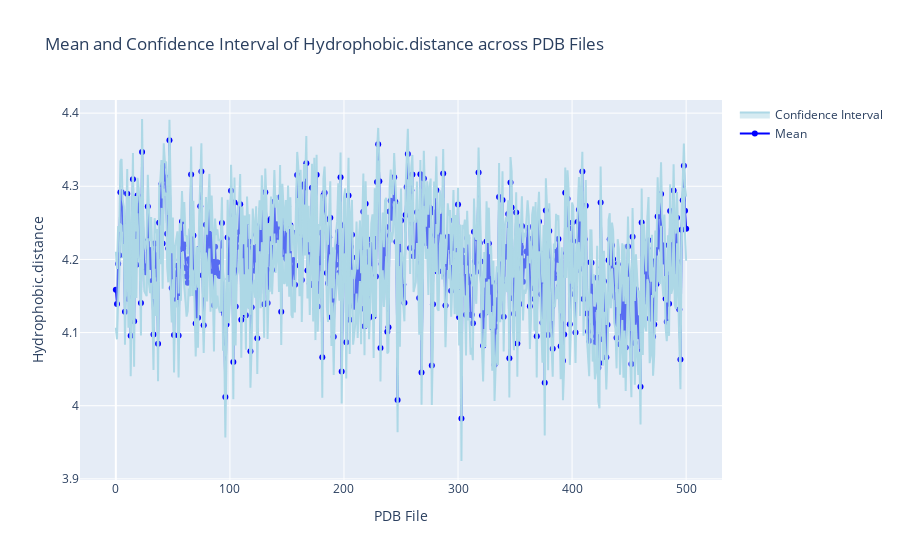
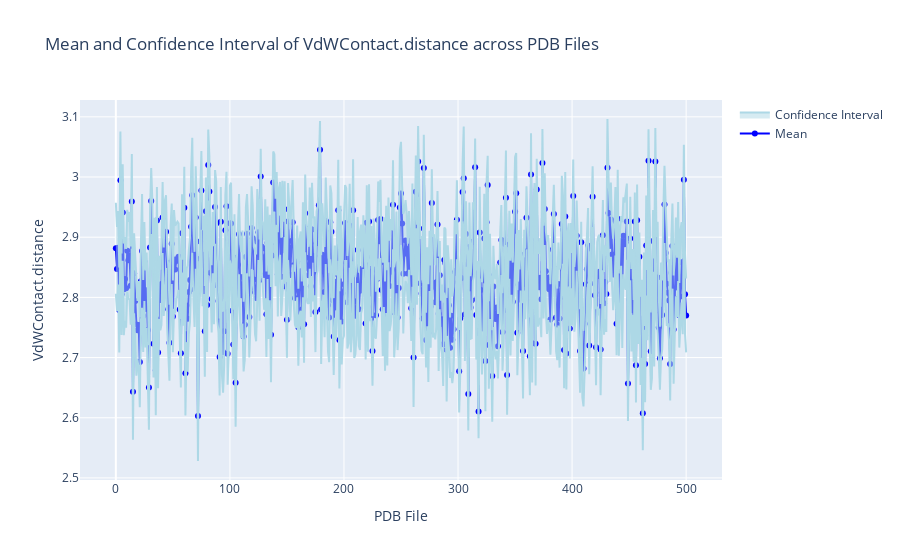

The notebook cell saved with these charts, in order:
### Markdown cell above
##### Select from dropdown to view other distances/metrics in the above output

### Code cell
def plot_mean_with_confidence_intervals(df, numeric_columns):
    @interact(column=numeric_columns)
    def make_plot(column):
        grouped = df.groupby('PDB_File')[column]
        means = grouped.mean()
        sems = grouped.sem()  # Standard error of the mean

        fig = go.Figure()
        
        # Add mean line
        fig.add_trace(go.Scatter(
            x=means.index,
            y=means.values,
            mode='lines+markers',
            name='Mean',
            line=dict(color='blue')
        ))

        # Add confidence interval (mean ± SEM)
        fig.add_trace(go.Scatter(
            x=means.index,
            y=means.values + sems.values,
            fill=None,
            mode='lines',
            line=dict(color='lightblue'),
            showlegend=False
        ))

        fig.add_trace(go.Scatter(
            x=means.index,
            y=means.values - sems.values,
            fill='tonexty',  # Fill the area between this trace and the previous one
            mode='lines',
            line=dict(color='lightblue'),
            name='Confidence Interval'
        ))
        
        fig.update_layout(
            title=f'Mean and Confidence Interval of {column} across PDB Files',
            xaxis_title='PDB File',
            yaxis_title=column
        )
        
        fig.show()

# Numeric columns to choose from
numeric_columns = [
    col for col in final_results_df.columns
    if col not in ['PDB_File', 'Residue'] and pd.api.types.is_numeric_dtype(final_results_df[col])
]

# Plot
plot_mean_with_confidence_intervals(final_results_df, numeric_columns)

### Figure 1 — Plotly figure (JSON) as saved in the notebook; plotly's stock layout.template omitted (floating-point values rounded to 4 significant figures; data arrays with more than 128 entries replaced by an {"elided": "..."} marker saying what was removed)
{"data": [{"line": {"color": "blue"}, "mode": "lines+markers", "name": "Mean", "type": "scatter", "x": {"elided": "500 int values"}, "y": {"elided": "500 float values"}}, {"line": {"color": "lightblue"}, "mode": "lines", "showlegend": false, "type": "scatter", "x": {"elided": "500 int values"}, "y": {"elided": "500 float values"}}, {"fill": "tonexty", "line": {"color": "lightblue"}, "mode": "lines", "name": "Confidence Interval", "type": "scatter", "x": {"elided": "500 int values"}, "y": {"elided": "500 float values"}}], "layout": {"title": {"text": "Mean and Confidence Interval of Hydrophobic.distance across PDB Files"}, "xaxis": {"title": {"text": "PDB File"}}, "yaxis": {"title": {"text": "Hydrophobic.distance"}}}}

### Figure 2 — Plotly figure (JSON) as saved in the notebook; plotly's stock layout.template omitted (floating-point values rounded to 4 significant figures; data arrays with more than 128 entries replaced by an {"elided": "..."} marker saying what was removed)
{"data": [{"line": {"color": "blue"}, "mode": "lines+markers", "name": "Mean", "type": "scatter", "x": {"elided": "500 int values"}, "y": {"elided": "500 float values"}}, {"line": {"color": "lightblue"}, "mode": "lines", "showlegend": false, "type": "scatter", "x": {"elided": "500 int values"}, "y": {"elided": "500 float values"}}, {"fill": "tonexty", "line": {"color": "lightblue"}, "mode": "lines", "name": "Confidence Interval", "type": "scatter", "x": {"elided": "500 int values"}, "y": {"elided": "500 float values"}}], "layout": {"title": {"text": "Mean and Confidence Interval of VdWContact.distance across PDB Files"}, "xaxis": {"title": {"text": "PDB File"}}, "yaxis": {"title": {"text": "VdWContact.distance"}}}}
